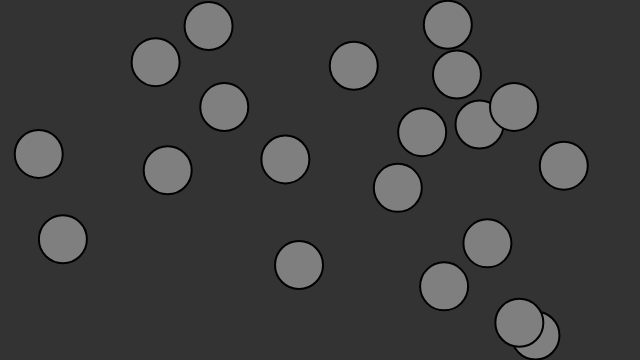
Frame 1 (no input)
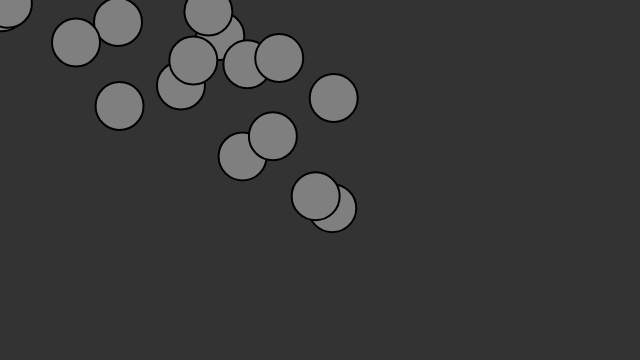
Frame 60 (no input)
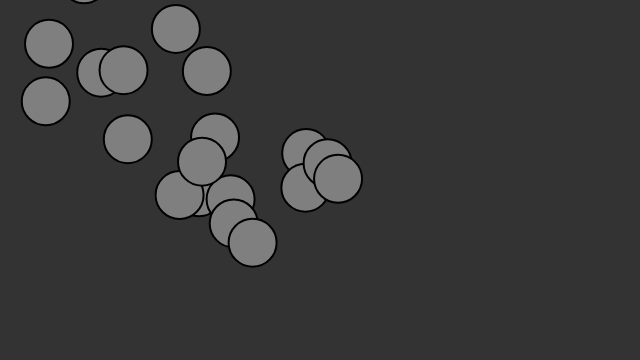
Frame 120 (the mouse pressed at the canvas centre since frame 60)

The p5.js sketch that drew these frames (run headless with seeded random() and noise() and a simulated clock; from frame 60 on, the mouse is pressed at the canvas centre):

// p5.js sketch
// ── sketch.js
let movers = [];

function setup() {
  createCanvas(640,360);
  for (var i = 0; i < 20; i++) {
     movers[i] = new Mover();
  }
}

function draw() {
  background(51);
  for (let i = 0; i < movers.length; i++) {
    movers[i].update();
    movers[i].display();
  }
}

// ── mover.js
class Mover{
  constructor() {
    this.position = createVector(random(width),random(height));
    this.velocity = createVector();
    this.acceleration = createVector();
    this.topspeed = 5;
  }

  update() {
    // Compute a vector that points from position to mouse
    var mouse = createVector(mouseX,mouseY);
    this.acceleration = p5.Vector.sub(mouse,this.position);
    // Set magnitude of acceleration
    this.acceleration.setMag(0.2);

    this.velocity.add(this.acceleration);
    this.velocity.limit(this.topspeed);
    this.position.add(this.velocity);
  }

  display() {
    stroke(0);
    strokeWeight(2);
    fill(127);
    ellipse(this.position.x, this.position.y, 48, 48);
  }
}
